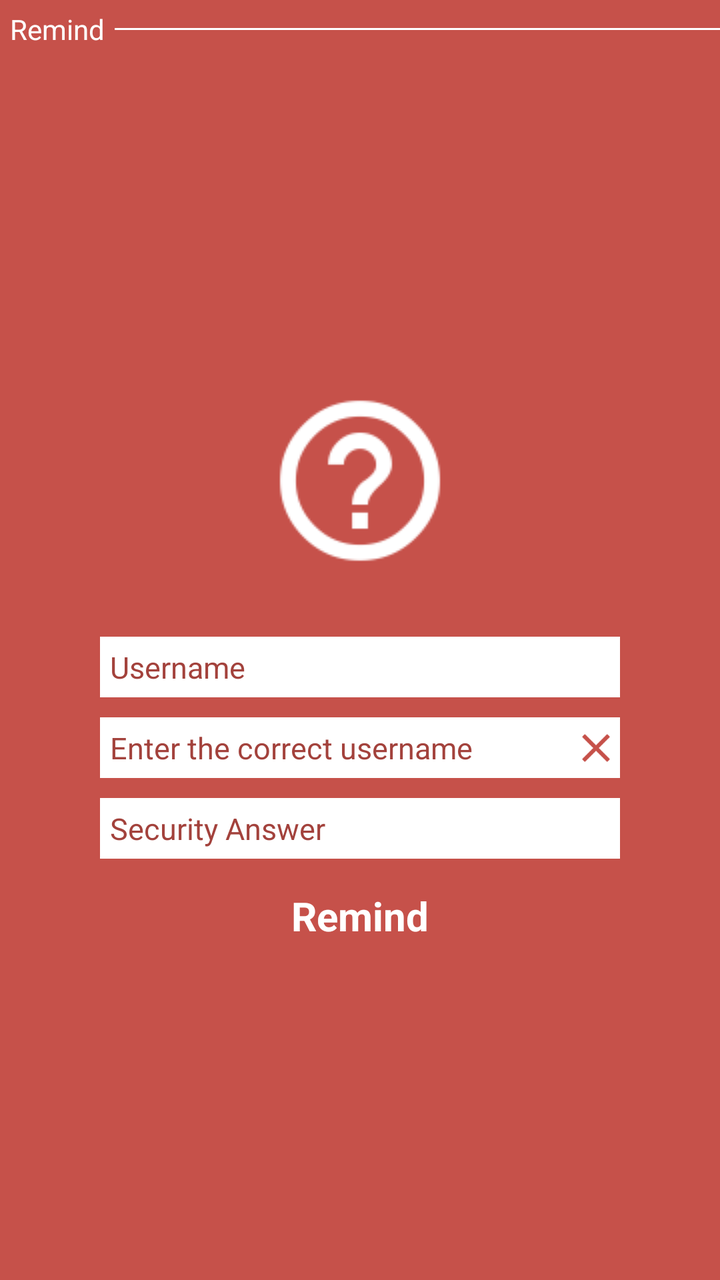
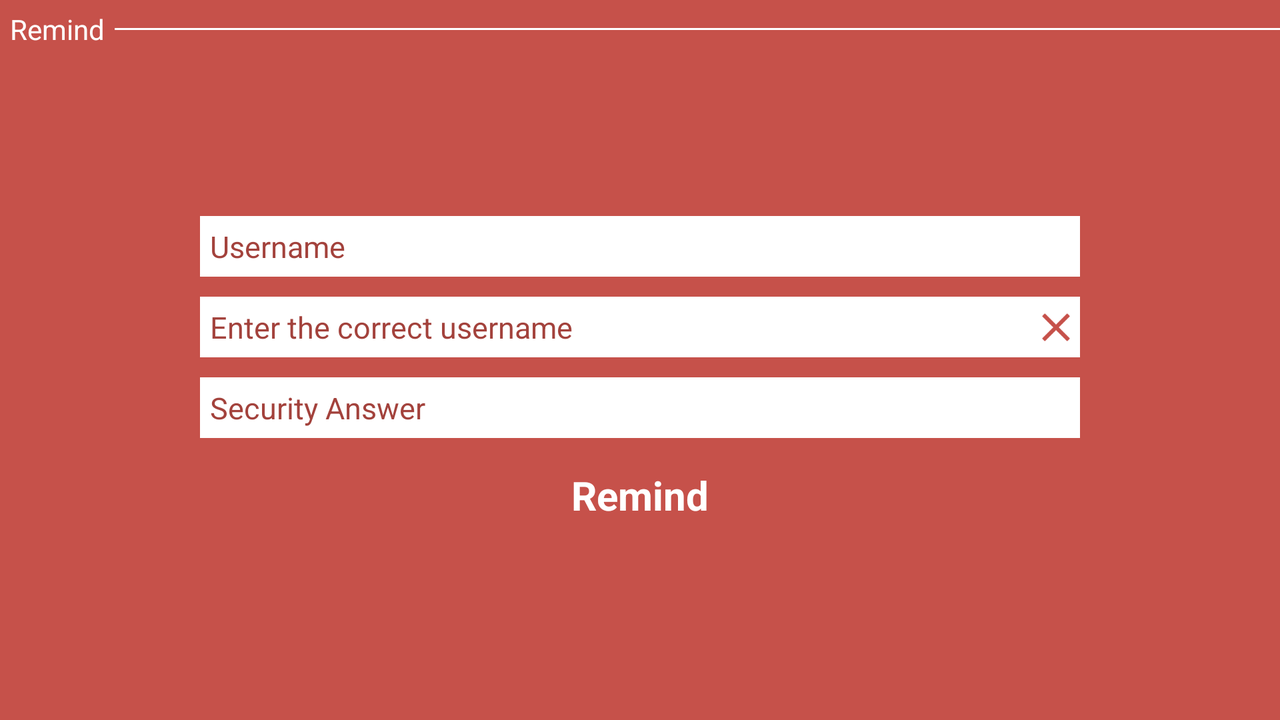

The same Android screen from two of the app's own layout files: first res/layout/ as a phone draws it, then the repository's variant for another configuration, drawn on a device whose configuration selects that folder. Both files follow.
<!-- AndroidManifest.xml: application theme AppTheme.NoActionBar -->
<!-- res/layout/fragment_login_remind.xml -->
<?xml version="1.0" encoding="utf-8"?>
<LinearLayout xmlns:android="http://schemas.android.com/apk/res/android"
    android:layout_width="match_parent"
    android:layout_height="match_parent"
    android:background="@color/colorPrimary"
    android:orientation="vertical">

    <LinearLayout
        android:id="@+id/register_layout"
        android:layout_width="match_parent"
        android:layout_height="wrap_content"
        android:layout_marginBottom="@dimen/sign_box_margin_bottom"
        android:orientation="horizontal">

        <TextView
            android:layout_width="wrap_content"
            android:layout_height="wrap_content"
            android:gravity="center"
            android:padding="@dimen/sign_box_padding"
            android:text="@string/top_remind_header"
            android:textColor="@color/colorEdit" />

        <View
            android:layout_width="@dimen/line_zero"
            android:layout_height="@dimen/line_one"
            android:layout_gravity="center"
            android:layout_weight="1"
            android:background="@color/colorEdit" />

    </LinearLayout>

    <LinearLayout
        android:layout_width="match_parent"
        android:layout_height="0dp"
        android:layout_marginLeft="@dimen/margin_start_end"
        android:layout_marginRight="@dimen/margin_start_end"
        android:layout_weight="1"
        android:gravity="center"
        android:orientation="vertical">

        <ImageView
            android:layout_width="match_parent"
            android:layout_height="wrap_content"
            android:layout_marginBottom="@dimen/remind_logo_margin_bottom"
            android:maxHeight="@dimen/remind_logo_size"
            android:maxWidth="@dimen/remind_logo_size"
            android:src="@drawable/help_icon" />

        <EditText
            android:id="@+id/remind_username_text"
            android:layout_width="match_parent"
            android:layout_height="wrap_content"
            android:layout_marginBottom="@dimen/remind_field_margin"
            android:background="@color/colorEdit"
            android:hint="@string/remind_username_hint"
            android:inputType="textNoSuggestions"
            android:padding="@dimen/sign_box_padding"
            android:textColor="@color/colorPrimary"
            android:textColorHint="@color/colorPrimaryDark"
            android:textCursorDrawable="@null"
            android:textSize="@dimen/text_size" />


        <LinearLayout
            android:layout_width="match_parent"
            android:layout_height="wrap_content"
            android:layout_marginBottom="@dimen/remind_field_margin"
            android:orientation="horizontal">

            <EditText
                android:id="@+id/remind_sec_text"
                android:layout_width="0dp"
                android:layout_height="wrap_content"
                android:layout_weight="1"
                android:background="@color/colorEdit"
                android:enabled="false"
                android:hint="@string/remind_sec_hint"
                android:inputType="textNoSuggestions"
                android:padding="@dimen/sign_box_padding"
                android:textColor="@color/colorPrimary"
                android:textColorHint="@color/colorPrimaryDark"
                android:textCursorDrawable="@null"
                android:textSize="@dimen/text_size" />

            <ImageView
                android:id="@+id/remind_sec_status"
                android:layout_width="wrap_content"
                android:layout_height="match_parent"
                android:adjustViewBounds="true"
                android:background="@color/colorEdit"
                android:maxHeight="@dimen/register_logo_size"
                android:maxWidth="@dimen/register_logo_size"
                android:scaleType="fitCenter"
                android:src="@drawable/ic_action_wrong" />

        </LinearLayout>


        <EditText
            android:id="@+id/remind_sec_q_text"
            android:layout_width="match_parent"
            android:layout_height="wrap_content"
            android:layout_marginBottom="@dimen/register_field_margin_last"
            android:background="@color/colorEdit"
            android:hint="@string/remind_sec_q_hint"
            android:inputType="textNoSuggestions"
            android:padding="@dimen/sign_box_padding"
            android:textColor="@color/colorPrimary"
            android:textColorHint="@color/colorPrimaryDark"
            android:textCursorDrawable="@null"
            android:textSize="@dimen/text_size" />

        <TextView
            android:id="@+id/remind_button"
            android:layout_width="match_parent"
            android:layout_height="wrap_content"
            android:layout_marginBottom="@dimen/remind_button_margin"
            android:clickable="true"
            android:focusable="true"
            android:gravity="center"
            android:soundEffectsEnabled="true"
            android:text="@string/remind_button_text"
            android:textColor="@color/colorEdit"
            android:textSize="@dimen/center_log_in_text_size"
            android:textStyle="bold" />

    </LinearLayout>

</LinearLayout>
<!-- resources referenced by this layout -->
<resources>
  <color name="colorEdit">#FFFFFF</color>
  <color name="colorPrimary">#C6514A</color>
  <color name="colorPrimaryDark">#A3423C</color>
  <dimen name="center_log_in_text_size">20sp</dimen>
  <dimen name="line_one">1dp</dimen>
  <dimen name="line_zero">0dp</dimen>
  <dimen name="margin_start_end">50dp</dimen>
  <dimen name="register_field_margin_last">15dp</dimen>
  <dimen name="register_logo_size">24dp</dimen>
  <dimen name="remind_button_margin">20dp</dimen>
  <dimen name="remind_field_margin">10dp</dimen>
  <dimen name="remind_logo_margin_bottom">30dp</dimen>
  <dimen name="remind_logo_size">24dp</dimen>
  <dimen name="sign_box_margin_bottom">15dp</dimen>
  <dimen name="sign_box_padding">5dp</dimen>
  <dimen name="text_size">15sp</dimen>
  <!-- drawable help_icon: png bitmap (drawable, 3023 bytes) -->
  <!-- drawable ic_action_wrong: png bitmap (drawable-hdpi, 574 bytes) -->
  <string name="remind_button_text">Remind</string>
  <string name="remind_sec_hint">Enter the correct username</string>
  <string name="remind_sec_q_hint">Security Answer</string>
  <string name="remind_username_hint">Username</string>
  <string name="top_remind_header">Remind</string>
  <style name="AppTheme.NoActionBar">
          <item name="android:windowActionBar">false</item>
          <item name="android:windowNoTitle">true</item>
          <item name="android:statusBarColor">@color/colorAccent</item>
      </style>
  <color name="colorAccent">#303030</color>
</resources>
<!-- res/layout-land/fragment_login_remind.xml (the repository's variant of the layout above) -->
<!-- drawn on the phone turned sideways -->
<?xml version="1.0" encoding="utf-8"?>
<LinearLayout xmlns:android="http://schemas.android.com/apk/res/android"
    android:layout_width="match_parent"
    android:layout_height="match_parent"
    android:background="@color/colorPrimary"
    android:orientation="vertical">

    <LinearLayout
        android:id="@+id/register_layout"
        android:layout_width="match_parent"
        android:layout_height="wrap_content"
        android:orientation="horizontal">

        <TextView
            android:layout_width="wrap_content"
            android:layout_height="wrap_content"
            android:gravity="center"
            android:padding="@dimen/sign_box_padding"
            android:text="@string/top_remind_header"
            android:textColor="@color/colorEdit" />

        <View
            android:layout_width="@dimen/line_zero"
            android:layout_height="@dimen/line_one"
            android:layout_gravity="center"
            android:layout_weight="1"
            android:background="@color/colorEdit" />

    </LinearLayout>

    <LinearLayout
        android:layout_width="match_parent"
        android:layout_height="0dp"
        android:layout_marginLeft="@dimen/margin_start_end_land"
        android:layout_marginRight="@dimen/margin_start_end_land"
        android:layout_weight="1"
        android:gravity="center"
        android:orientation="vertical">

        <EditText
            android:id="@+id/remind_username_text"
            android:layout_width="match_parent"
            android:layout_height="wrap_content"
            android:layout_marginBottom="@dimen/remind_field_margin"
            android:background="@color/colorEdit"
            android:hint="@string/remind_username_hint"
            android:inputType="textNoSuggestions"
            android:padding="@dimen/sign_box_padding"
            android:textColor="@color/colorPrimary"
            android:textColorHint="@color/colorPrimaryDark"
            android:textCursorDrawable="@null"
            android:textSize="@dimen/text_size" />

        <LinearLayout
            android:layout_width="match_parent"
            android:layout_height="wrap_content"
            android:layout_marginBottom="@dimen/remind_field_margin"
            android:orientation="horizontal">

            <EditText
                android:id="@+id/remind_sec_text"
                android:layout_width="0dp"
                android:layout_height="wrap_content"
                android:layout_weight="1"
                android:background="@color/colorEdit"
                android:hint="@string/remind_sec_hint"
                android:inputType="textNoSuggestions"
                android:padding="@dimen/sign_box_padding"
                android:textColor="@color/colorPrimary"
                android:textColorHint="@color/colorPrimaryDark"
                android:textCursorDrawable="@null"
                android:textSize="@dimen/text_size" />

            <ImageView
                android:id="@+id/remind_sec_status"
                android:layout_width="wrap_content"
                android:layout_height="match_parent"
                android:adjustViewBounds="true"
                android:background="@color/colorEdit"
                android:maxHeight="@dimen/register_logo_size"
                android:maxWidth="@dimen/register_logo_size"
                android:scaleType="fitCenter"
                android:src="@drawable/ic_action_wrong" />

        </LinearLayout>

        <EditText
            android:id="@+id/remind_sec_q_text"
            android:layout_width="match_parent"
            android:layout_height="wrap_content"
            android:layout_marginBottom="@dimen/remind_field_margin_last"
            android:background="@color/colorEdit"
            android:enabled="false"
            android:hint="@string/remind_sec_q_hint"
            android:inputType="textNoSuggestions"
            android:padding="@dimen/sign_box_padding"
            android:textColor="@color/colorPrimary"
            android:textColorHint="@color/colorPrimaryDark"
            android:textCursorDrawable="@null"
            android:textSize="@dimen/text_size" />

        <TextView
            android:id="@+id/remind_button"
            android:layout_width="match_parent"
            android:layout_height="wrap_content"
            android:layout_marginBottom="@dimen/remind_button_margin"
            android:clickable="true"
            android:focusable="true"
            android:gravity="center"
            android:soundEffectsEnabled="true"
            android:text="@string/remind_button_text"
            android:textColor="@color/colorEdit"
            android:textSize="@dimen/center_log_in_text_size"
            android:textStyle="bold" />

    </LinearLayout>

</LinearLayout>
<!-- resources referenced by the variant -->
<!-- as the phone turned sideways resolves them -->
<resources>
  <color name="colorEdit">#FFFFFF</color>
  <color name="colorPrimary">#C6514A</color>
  <color name="colorPrimaryDark">#A3423C</color>
  <dimen name="center_log_in_text_size">20sp</dimen>
  <dimen name="line_one">1dp</dimen>
  <dimen name="line_zero">0dp</dimen>
  <dimen name="margin_start_end_land">100dp</dimen>
  <dimen name="register_logo_size">24dp</dimen>
  <dimen name="remind_button_margin">20dp</dimen>
  <dimen name="remind_field_margin">10dp</dimen>
  <dimen name="remind_field_margin_last">15dp</dimen>
  <dimen name="sign_box_padding">5dp</dimen>
  <dimen name="text_size">15sp</dimen>
  <!-- drawable ic_action_wrong: png bitmap (drawable-hdpi, 574 bytes) -->
  <string name="remind_button_text">Remind</string>
  <string name="remind_sec_hint">Enter the correct username</string>
  <string name="remind_sec_q_hint">Security Answer</string>
  <string name="remind_username_hint">Username</string>
  <string name="top_remind_header">Remind</string>
  <style name="AppTheme.NoActionBar">
          <item name="android:windowActionBar">false</item>
          <item name="android:windowNoTitle">true</item>
          <item name="android:statusBarColor">@color/colorAccent</item>
      </style>
  <color name="colorAccent">#303030</color>
</resources>
